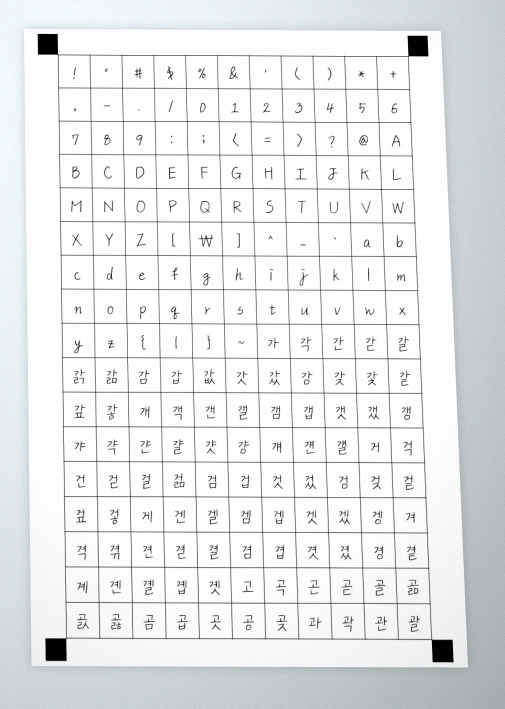
#> input picture samples/input/page01.jpg, 1009 x 1417 px (shown at 1/2 size)
$ python -i trace_glyphs.py   (imports and definitions only)
#> lines starting #> are read from the running program, lines starting #| are printed output that depends on the picture; after the words box and inside, x2 and y2 are one past the last pixel; in counts of white or black regions, pixels touching at a corner belong together
from concurrent.futures import ProcessPoolExecutor, as_completed
import argparse
import csv
import os
from pathlib import Path
import subprocess
import time

import cv2
import numpy as np

from glyph_classify import classify_glyph
from glyph_layout import (
    DEFAULT_CONFIG_PATH as DEFAULT_GLYPH_LAYOUT_CONFIG_PATH,
    apply_adaptive_layout,
    compute_group_statistics,
    get_group_for_char,
    load_glyph_layout_config,
    resolve_layout_rule,
    write_glyph_layout_report,
)


CELLS_DIR = Path("outputs/cells")
SVG_DIR = Path("/app/outputs/svg")
TMP_DIR = Path("/app/outputs/tmp")
NORMALIZED_DIR = Path("/app/outputs/normalized")
REPORT_PATH = Path("/app/outputs/trace_report.txt")
GLYPH_METRICS_REPORT_PATH = Path("/app/outputs/glyph_metrics_report.csv")
CHARSET_PATH = Path("charsets/basiclatin_ksx1001.txt")

DEFAULT_GLYPH_SIZE = 512
DEFAULT_GLYPH_PADDING = 48
CELL_EXTENSIONS = {".png"}


PUNCTUATION_LAYOUTS = {
    "!": ("punct_exclam", 120, 330, 256, 255),
    '"': ("punct_double_quote", 74, 110, 256, 135),
    "#": ("punct_hash", 192, 270, 256, 265),
    "$": ("punct_dollar", 168, 330, 256, 260),
    "%": ("punct_percent", 200, 280, 256, 265),
    "&": ("punct_ampersand", 200, 280, 256, 265),
    "'": ("punct_quote", 52, 112, 256, 135),
    "(": ("punct_paren_left", 112, 340, 256, 270),
    ")": ("punct_paren_right", 112, 340, 256, 270),
    "*": ("punct_asterisk", 140, 140, 256, 215),
    "+": ("punct_plus", 168, 168, 256, 278),
    ",": ("punct_comma", 58, 112, 256, 382),
    "-": ("punct_hyphen", 168, 44, 256, 278),
    ".": ("punct_dot", 52, 56, 256, 376),
    "/": ("punct_slash", 126, 330, 256, 270),
    ":": ("punct_colon", 94, 255, 256, 280),
    ";": ("punct_semicolon", 94, 278, 256, 300),
    "<": ("punct_less", 170, 245, 256, 270),
    "=": ("punct_equal", 170, 126, 256, 282),
    ">": ("punct_greater", 170, 245, 256, 270),
    "?": ("punct_question", 142, 330, 256, 260),
    "@": ("punct_at", 220, 245, 256, 272),
    "[": ("punct_bracket_left", 105, 345, 256, 270),
    "\\": ("punct_backslash", 126, 330, 256, 270),
    "]": ("punct_bracket_right", 105, 345, 256, 270),
    "^": ("punct_caret", 126, 104, 256, 180),
    "_": ("punct_underscore", 180, 44, 256, 398),
    "`": ("punct_backtick", 62, 104, 256, 140),
    "{": ("punct_brace_left", 112, 345, 256, 270),
    "|": ("punct_bar", 58, 335, 256, 270),
    "}": ("punct_brace_right", 112, 345, 256, 270),
    "~": ("punct_tilde", 176, 88, 256, 260),
}


PUNCTUATION_SIZE_BOOST = 1.12


# [78 lines left out: functions boosted_punctuation_layout, layout_profile, parse_args, not called in this run]


def default_worker_count():
    cpu_count = os.cpu_count() or 1
    return max(1, cpu_count - 1)


def load_charset(path=CHARSET_PATH):
    return Path(path).read_text(encoding="utf-8").replace("\r", "").replace("\n", "")


# [15 lines left out: function list_cell_images, not called in this run]


def unicode_svg_path(char, svg_dir=SVG_DIR):
    return Path(svg_dir) / f"uni{ord(char):04X}.svg"


def unicode_normalized_path(char, normalized_dir=NORMALIZED_DIR):
    return Path(normalized_dir) / f"uni{ord(char):04X}.png"


# [34 lines left out: functions list_svg_files, decode_cell_image, not called in this run]


def threshold_for_bbox(gray):
    _, binary = cv2.threshold(gray, 0, 255, cv2.THRESH_BINARY | cv2.THRESH_OTSU)
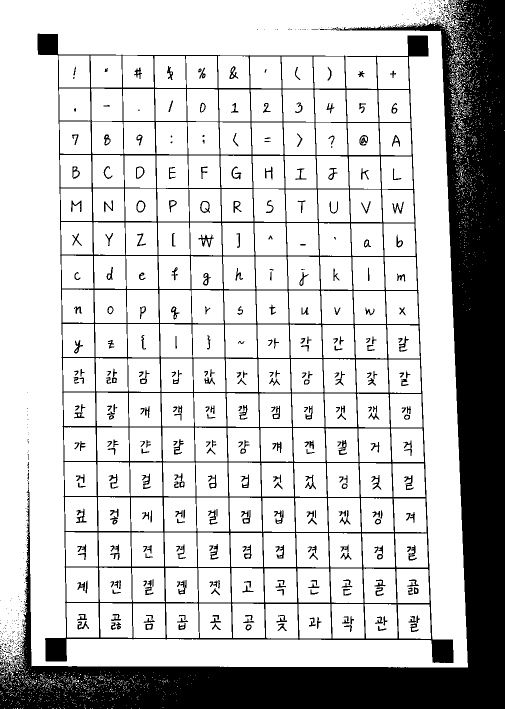
#> binary: shape (1417, 1009) (shown at 1/2 size); 78.2% white; 680 black regions (348 under 20 px), largest, box (x1, y1, x2, y2) and area: (0, 0, 1009, 1417) 216304, (75, 67, 907, 1326) 66123, (397, 469, 428, 495) 251
    black_pixels = np.count_nonzero(binary == 0)
#> black_pixels = 311702
    white_pixels = np.count_nonzero(binary == 255)
#> white_pixels = 1118051
    if black_pixels > white_pixels:
        gray = cv2.bitwise_not(gray)
        binary = cv2.bitwise_not(binary)
    return gray, binary


# [40 lines left out: functions threshold_final, measure_glyph_bitmap, not called in this run]


def clamp(value, lower, upper):
    return max(lower, min(upper, value))


# [179 lines left out: functions glyph_crop_with_padding, calculate_layout_scale, normalize_cell_bitmap, make_pbm_bytes, trace_glyph_task, not called in this run]


def cleanup_empty_tmp_dir():
    if TMP_DIR.exists() and not any(TMP_DIR.iterdir()):
        TMP_DIR.rmdir()


# [481 lines left out: functions clear_output_dirs, median, calculate_group_medians, measure_trace_metrics, measure_required_bbox_metrics, attach_adaptive_layouts and 3 more, not called in this run]


# [19 lines not run here, left out]

>>> import cv2
>>> picture = cv2.imread('../samples/input/page01.jpg', cv2.IMREAD_GRAYSCALE)
>>> result = threshold_for_bbox(picture)

$ run again, on samples/input/page03.jpg
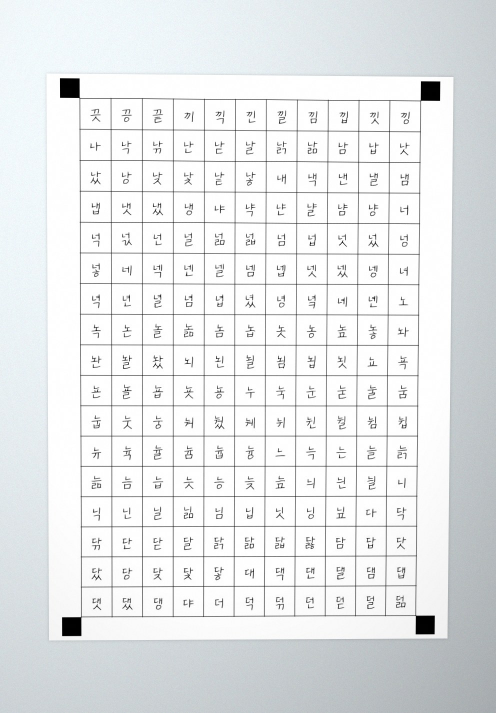
#> input picture samples/input/page03.jpg, 992 x 1426 px (shown at 1/2 size)
#> in threshold_for_bbox, `_, binary = cv2.threshold(gray, 0, 255, cv2.THRESH_BINARY | cv2.THRESH..`:
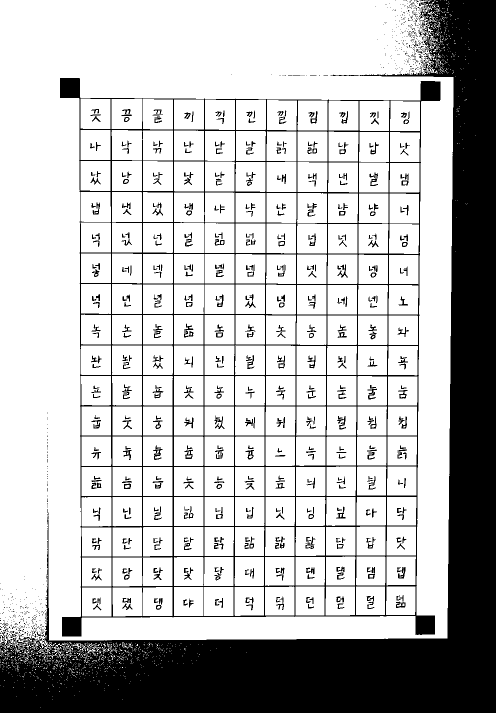
#> binary: shape (1426, 992) (shown at 1/2 size); 75% white; 1114 black regions (600 under 20 px), largest, box (x1, y1, x2, y2) and area: (0, 0, 992, 1426) 265703, (120, 156, 881, 1273) 56630, (794, 1134, 811, 1157) 204
#> black_pixels = 353619
#> white_pixels = 1060973

$ run again, on samples/input/page04.jpg
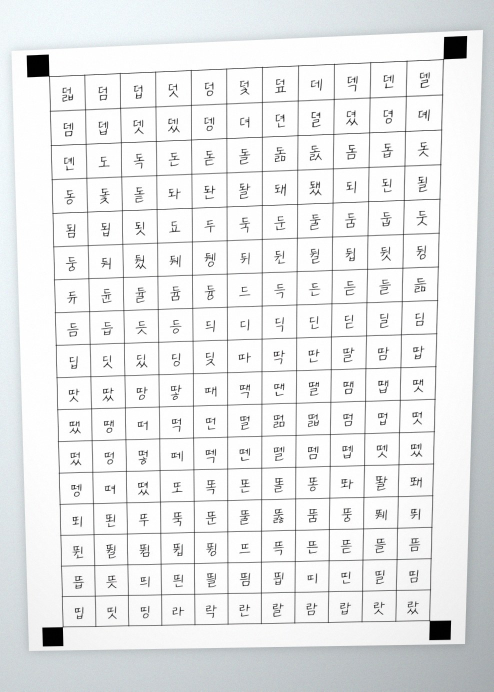
#> input picture samples/input/page04.jpg, 987 x 1383 px (shown at 1/2 size)
#> in threshold_for_bbox, `_, binary = cv2.threshold(gray, 0, 255, cv2.THRESH_BINARY | cv2.THRESH..`:
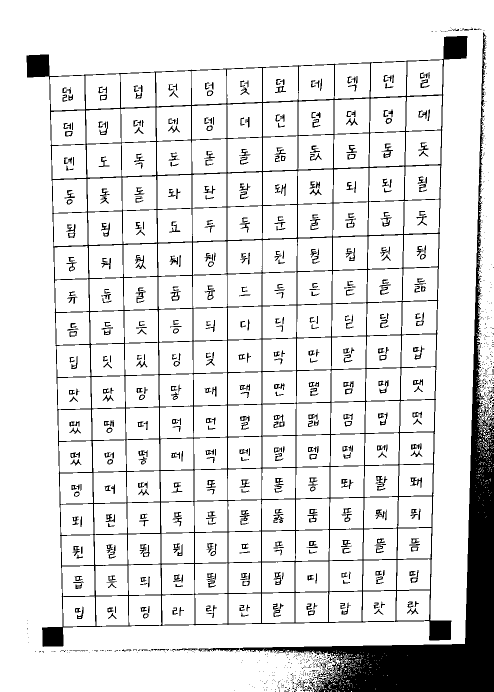
#> binary: shape (1383, 987) (shown at 1/2 size); 88.8% white; 1168 black regions (631 under 20 px), largest, box (x1, y1, x2, y2) and area: (353, 64, 987, 1383) 59011, (53, 72, 935, 1294) 57835, (763, 287, 786, 316) 210
#> black_pixels = 153160
#> white_pixels = 1211861

$ run again, on samples/input/page05.jpg
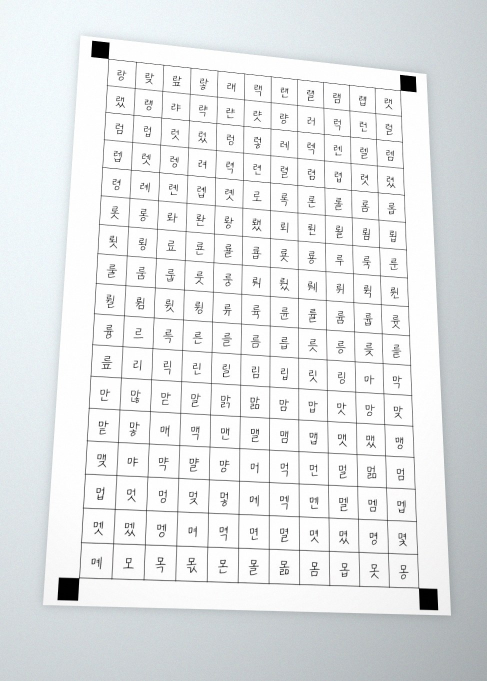
#> input picture samples/input/page05.jpg, 974 x 1362 px (shown at 1/2 size)
#> in threshold_for_bbox, `_, binary = cv2.threshold(gray, 0, 255, cv2.THRESH_BINARY | cv2.THRESH..`:
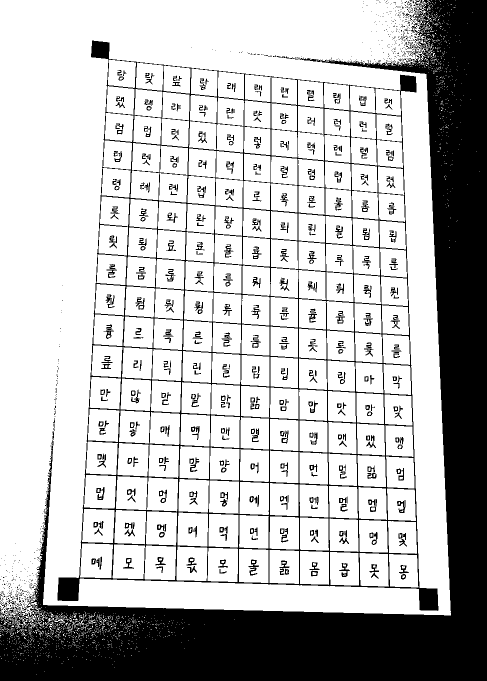
#> binary: shape (1362, 974) (shown at 1/2 size); 73.9% white; 1085 black regions (632 under 20 px), largest, box (x1, y1, x2, y2) and area: (0, 0, 974, 1362) 261120, (115, 81, 877, 1222) 51958, (678, 1126, 700, 1154) 220
#> black_pixels = 346548
#> white_pixels = 980040
